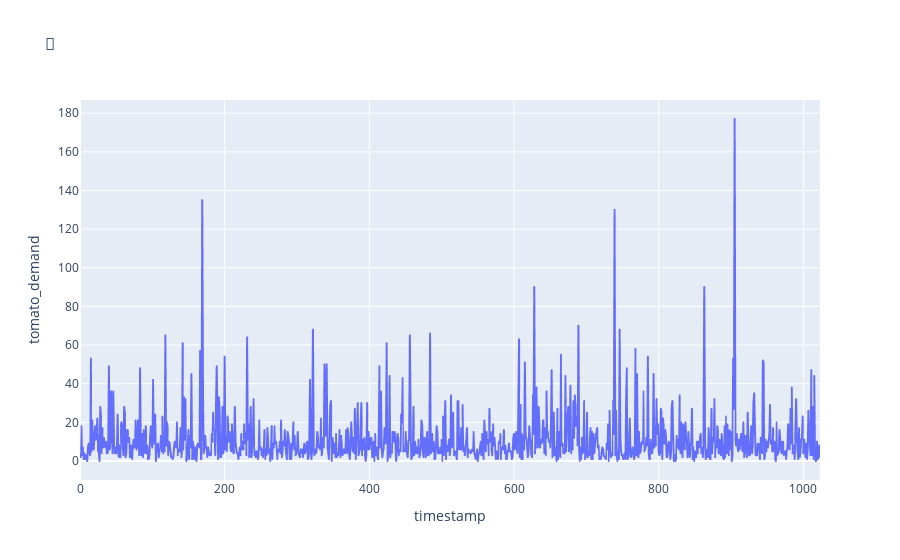
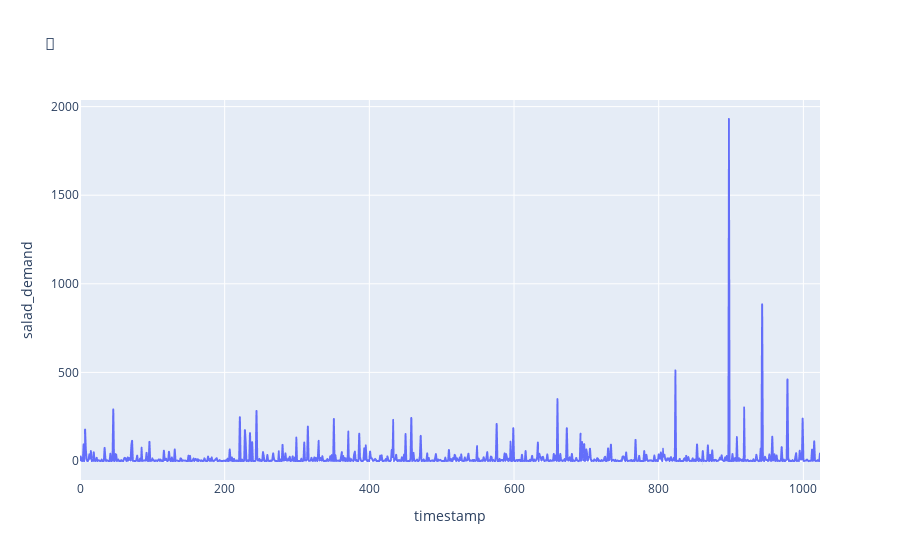
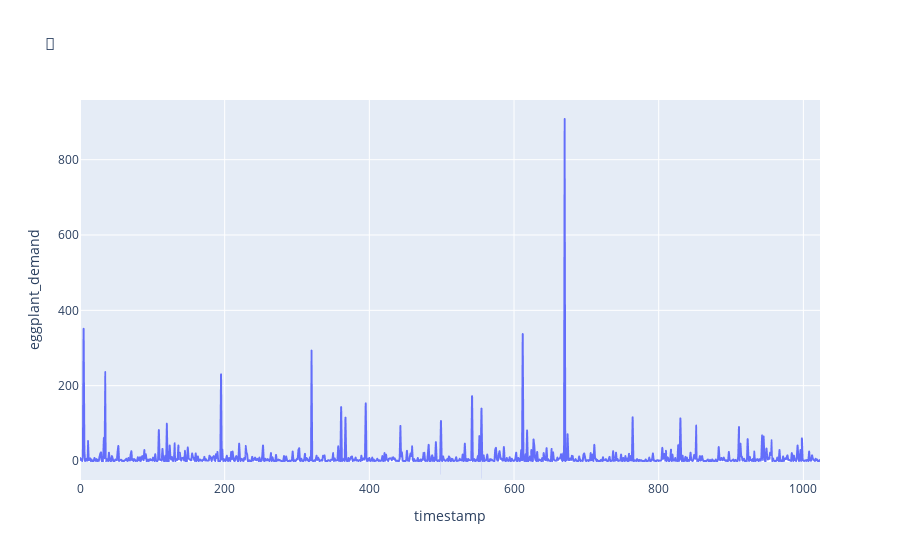
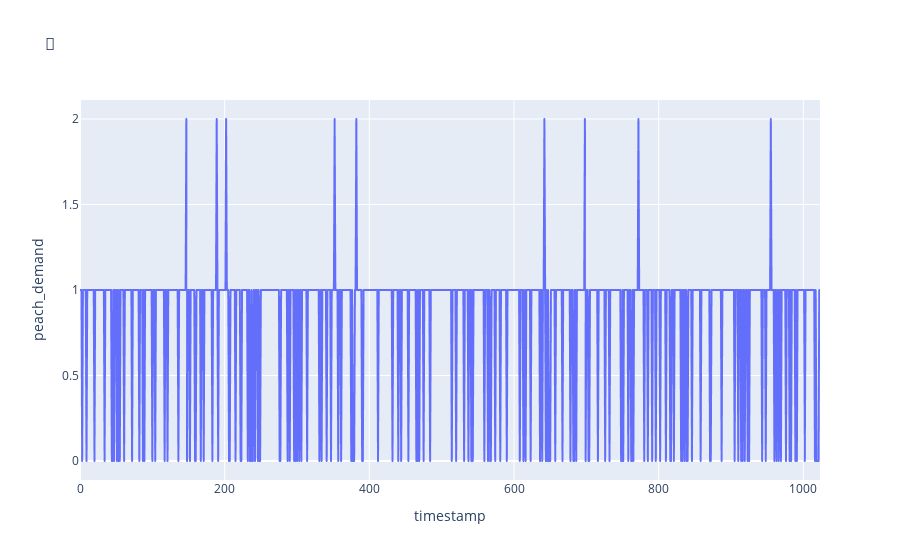

Write notebook code for charts like these, in order.
### Code cell
SAMPLES = 1024

df_dict = dict()

df_dict['timestamp'] = list(range(SAMPLES))

for i, product in enumerate(products):
    from math import sqrt
    samples = np.random.default_rng().lognormal(product.demand_mean, sqrt(product.demand_variance), SAMPLES).astype(int)
    df_dict[product.name + '_demand'] = samples
    df = pd.DataFrame(df_dict)
    fig = px.line(df, x="timestamp", y=product.name + "_demand", title=product.icon)
    fig.show()

df = pd.DataFrame(df_dict)
df

### Figure 1 — Plotly figure (JSON) as saved in the notebook; plotly's stock layout.template omitted (floating-point values rounded to 4 significant figures; data arrays with more than 128 entries replaced by an {"elided": "..."} marker saying what was removed)
{"data": [{"hovertemplate": "timestamp=%{x}<br>tomato_demand=%{y}<extra></extra>", "legendgroup": "", "line": {"color": "#636efa", "dash": "solid"}, "marker": {"symbol": "circle"}, "mode": "lines", "name": "", "showlegend": false, "type": "scattergl", "x": {"elided": "1024 int values"}, "xaxis": "x", "y": {"elided": "1024 int values"}, "yaxis": "y"}], "layout": {"legend": {"tracegroupgap": 0}, "title": {"text": "🍅"}, "xaxis": {"anchor": "y", "domain": [0, 1], "title": {"text": "timestamp"}}, "yaxis": {"anchor": "x", "domain": [0, 1], "title": {"text": "tomato_demand"}}}}

### Figure 2 — Plotly figure (JSON) as saved in the notebook; plotly's stock layout.template omitted (floating-point values rounded to 4 significant figures; data arrays with more than 128 entries replaced by an {"elided": "..."} marker saying what was removed)
{"data": [{"hovertemplate": "timestamp=%{x}<br>salad_demand=%{y}<extra></extra>", "legendgroup": "", "line": {"color": "#636efa", "dash": "solid"}, "marker": {"symbol": "circle"}, "mode": "lines", "name": "", "showlegend": false, "type": "scattergl", "x": {"elided": "1024 int values"}, "xaxis": "x", "y": {"elided": "1024 int values"}, "yaxis": "y"}], "layout": {"legend": {"tracegroupgap": 0}, "title": {"text": "🥬"}, "xaxis": {"anchor": "y", "domain": [0, 1], "title": {"text": "timestamp"}}, "yaxis": {"anchor": "x", "domain": [0, 1], "title": {"text": "salad_demand"}}}}

### Figure 3 — Plotly figure (JSON) as saved in the notebook; plotly's stock layout.template omitted (floating-point values rounded to 4 significant figures; data arrays with more than 128 entries replaced by an {"elided": "..."} marker saying what was removed)
{"data": [{"hovertemplate": "timestamp=%{x}<br>eggplant_demand=%{y}<extra></extra>", "legendgroup": "", "line": {"color": "#636efa", "dash": "solid"}, "marker": {"symbol": "circle"}, "mode": "lines", "name": "", "showlegend": false, "type": "scattergl", "x": {"elided": "1024 int values"}, "xaxis": "x", "y": {"elided": "1024 int values"}, "yaxis": "y"}], "layout": {"legend": {"tracegroupgap": 0}, "title": {"text": "🍆"}, "xaxis": {"anchor": "y", "domain": [0, 1], "title": {"text": "timestamp"}}, "yaxis": {"anchor": "x", "domain": [0, 1], "title": {"text": "eggplant_demand"}}}}

### Figure 4 — Plotly figure (JSON) as saved in the notebook; plotly's stock layout.template omitted (floating-point values rounded to 4 significant figures; data arrays with more than 128 entries replaced by an {"elided": "..."} marker saying what was removed)
{"data": [{"hovertemplate": "timestamp=%{x}<br>peach_demand=%{y}<extra></extra>", "legendgroup": "", "line": {"color": "#636efa", "dash": "solid"}, "marker": {"symbol": "circle"}, "mode": "lines", "name": "", "showlegend": false, "type": "scattergl", "x": {"elided": "1024 int values"}, "xaxis": "x", "y": {"elided": "1024 int values"}, "yaxis": "y"}], "layout": {"legend": {"tracegroupgap": 0}, "title": {"text": "🍑"}, "xaxis": {"anchor": "y", "domain": [0, 1], "title": {"text": "timestamp"}}, "yaxis": {"anchor": "x", "domain": [0, 1], "title": {"text": "peach_demand"}}}}
